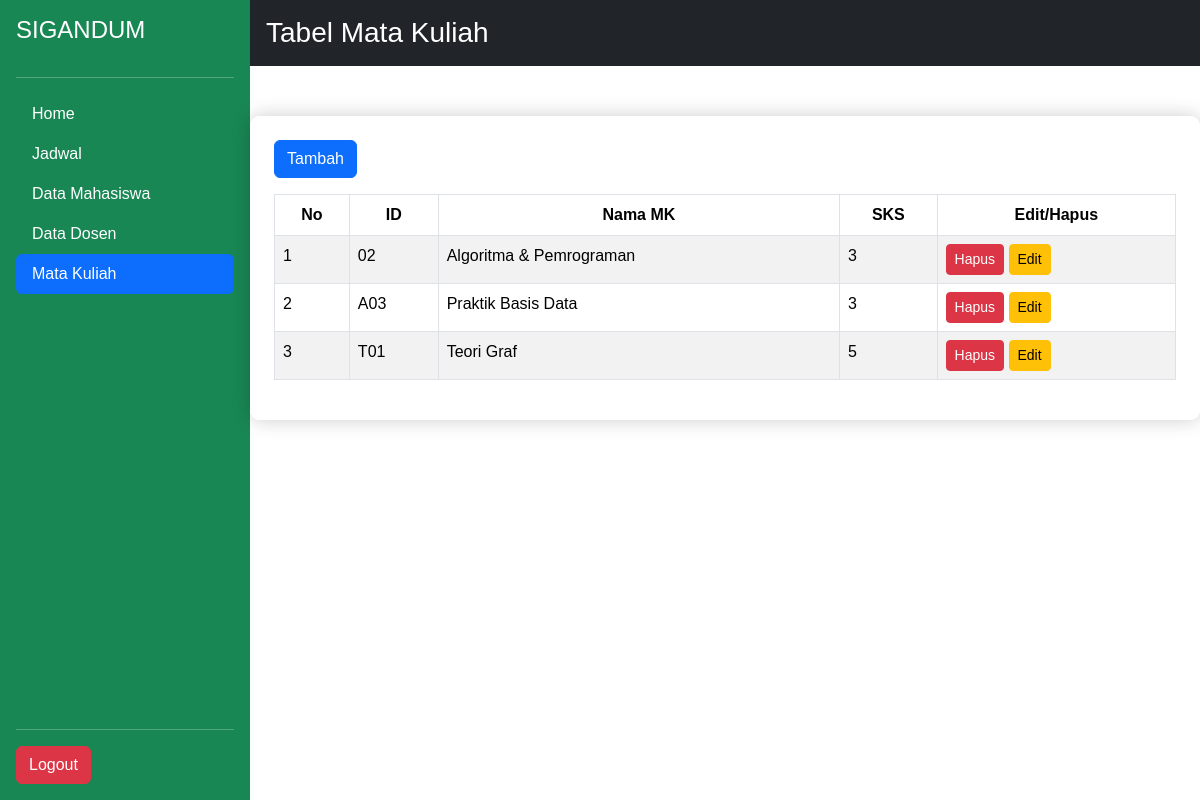
The app's page /mk.php with its own data.
### tables this page shows
CREATE TABLE `mk` (
  `id_mk` varchar(15) NOT NULL,
  `nama_mk` varchar(50) DEFAULT NULL,
  `sks` int DEFAULT NULL
);

### mk.php (the view, shortened to what this page needs)
<!DOCTYPE html>
<html lang="en">
<head>
    <link href="https://cdn.jsdelivr.net/npm/bootstrap@5.3.3/dist/css/bootstrap.min.css" rel="stylesheet">
    <link rel="stylesheet" href="style.css">
</head>
<body>
    <?php
    include 'koneksi.php';
    ?>
<div class="d-flex">
    <div class="d-flex flex-column flex-shrink-0 p-3 bg-success text-white" style="width: 250px; min-height: 100vh;">
        <h4 class="mb-3">SIGANDUM</h4>
        <hr>
        <ul class="nav nav-pills flex-column mb-auto">
            <li class="nav-item">
                <a href="index.php" class="nav-link text-white">
                    Home
                </a>
            </li>
            <li>
                <a href="jadwal.php" class="nav-link text-white">
                    Jadwal
                </a>
            </li>
            <li>
                <a href="tabel.php"class="nav-link text-white">
                    Data Mahasiswa
                </a>
            </li>
            <li>
                <a href="dosen.php" class="nav-link text-white">
                    Data Dosen
                </a>
            </li>
            <li>
                <a href="mk.php" class="nav-link text-white active" aria-current="page">
                    Mata Kuliah
                </a>
            </li>
        </ul>
        <hr>
        <div>
            <button type="button" class="btn btn-danger" id="logout">Logout</button>
        </div>
    </div>
    <div class="flex-grow-1">
        <header class="bg-dark text-white p-3">
            <h3 class="m-0">Tabel Mata Kuliah</h3>
        </header>
        <main class="p-4">
             <button type="button" class="btn btn-primary mb-3" data-bs-toggle="modal" data-bs-target="#myModal">
                Tambah
            </button>
        <table class="table table-bordered table-striped">
                <thead>
                    <tr class="text-center">
                        <th>No</th>
                        <th>ID</th>
                        <th>Nama MK</th>
                        <th>SKS</th>
                        <th>Edit/Hapus</th>
                    </tr>
                </thead>
                <tbody>
                    <?php
                    $sql = "SELECT * FROM mk";
                    $result = $conn->query($sql);
                    $nomor = 1;
                    if ($result->num_rows > 0) {
                        while($row = $result->fetch_assoc()) {
                            echo "<tr>
                                <td>$nomor</td>
                                <td>$row[id_mk]</td>
                                <td>$row[nama_mk]</td>
                                <td>$row[sks]</td>
                                <td>
                                    <a href='db/hapus.php?id_mk=$row[id_mk]' class='btn btn-danger btn-sm'>Hapus</a>
                                    <a href='db/edit.php?id_mk=$row[id_mk]' class='btn btn-warning btn-sm'>Edit</a>
                                </td>
                            </tr>";
                            $nomor++;
                        }
                    }
                    ?>
                </tbody>
            </table>
        </main>
    </div>
</div>
</body>
</html>

### style.css (style rules this page uses)
body { font-family: Arial, sans-serif; background: url('background.jpg') no-repeat center center fixed; background-size: cover; margin: 0; padding: 0; }
main { background-color: rgba(255, 255, 255, 0.95); padding: 30px; margin: 50px auto; max-width: 2000px; border-radius: 10px; box-shadow: 0 0 20px rgba(0, 0, 0, 0.2); }

### records on screen
mk: id_mk "02", nama_mk "Algoritma & Pemrograman", sks "3"
mk: id_mk "A03", nama_mk "Praktik Basis Data", sks "3"
mk: id_mk "T01", nama_mk "Teori Graf", sks "5"
